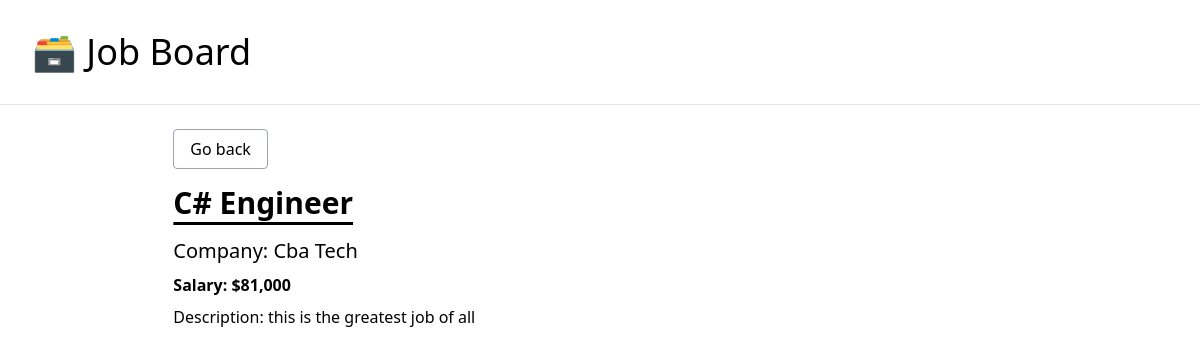
The app's page /job/3/ with its own data.
### job_board/models.py (models this page shows, shortened)
class JobPost(models.Model):
    title = models.CharField(max_length=100)
    description = models.TextField()
    company = models.CharField(max_length=100)
    salary = models.IntegerField()
    is_active = models.BooleanField(default=False)

### job_board/views.py (the view)
# urls.py: path('job/<int:pk>/', job_detail, name='job-detail'),
def job_detail(request, pk):
    job_posting = get_object_or_404(JobPost, pk=pk, is_active=True)
    context = {
        'posting': job_posting
    }
    return render(request, 'job_board/detail.html', context)

### job_board/templates/job_board/detail.html
{% extends 'job_board/base.html' %} {% load humanize %} {% block content %}
<div class="w-10/12 mx-auto">
  <p class="pb-6">
    <a
      href="{% url 'home' %}"
      class="border border-gray-400 rounded px-4 py-2 hover:bg-gray-200"
      >Go back</a
    >
  </p>
  <h1 class="text-3xl font-semibold pb-4 underline underline-offset-8">
    {{posting.title}}
  </h1>
  <p class="pb-2 text-xl">Company: {{posting.company}}</p>
  <p class="pb-2 font-semibold">Salary: ${{posting.salary|intcomma}}</p>
  <p>Description: {{posting.description}}</p>
</div>
{% endblock content %}

### records on screen
JobPost: title "C# Engineer", company "Cba Tech", salary "81,000", description "this is the greatest job of all"
